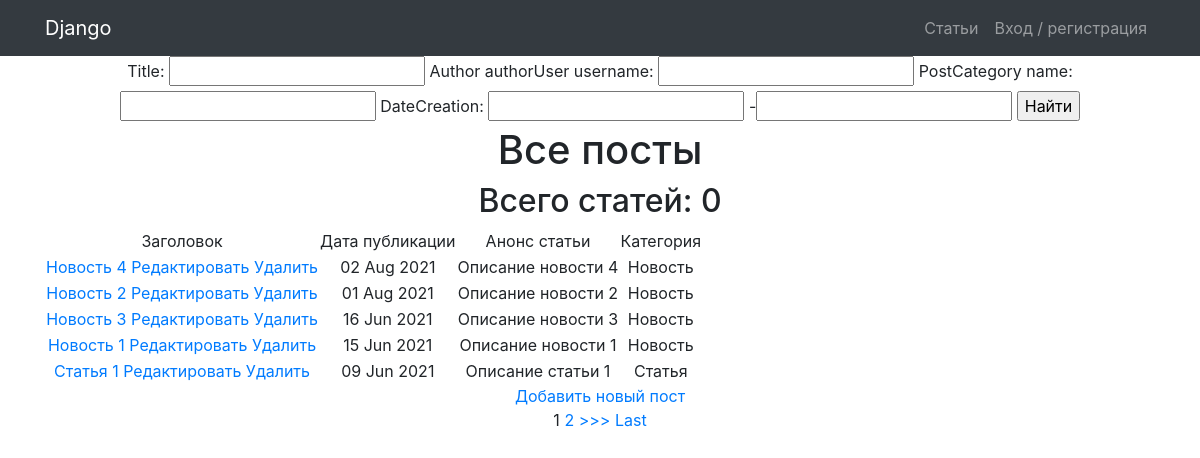
/posts/search/, run on an earlier commit of the app's database.
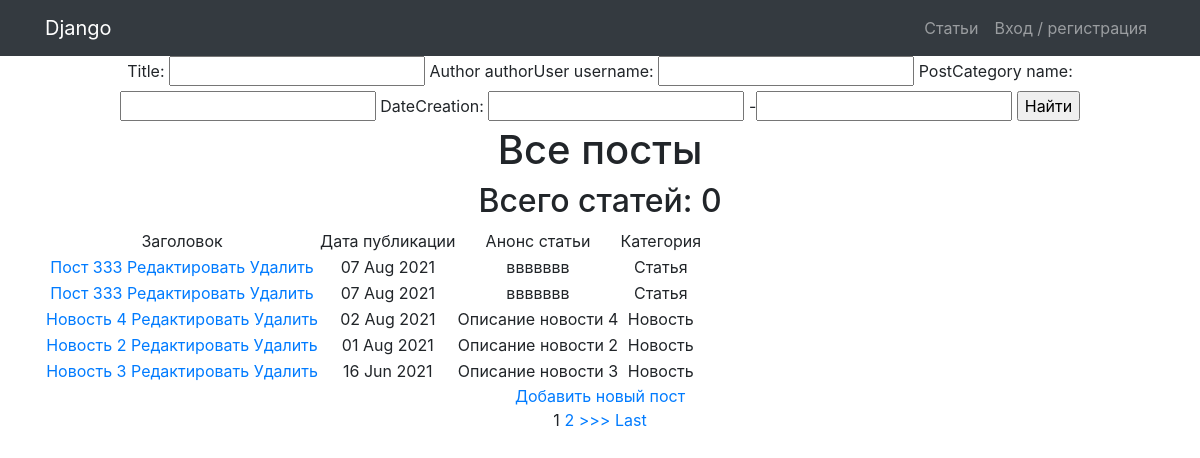
And on a later commit of the database.
### articles/models.py (models this page shows, shortened)
class Post(models.Model):
    author = models.ForeignKey(Author, on_delete=models.CASCADE)
    NEWS = 'NW'
    ARTICLE = 'AR'
    CATEGORY_CHOICES = (
        (NEWS, 'Новость'),
        (ARTICLE, 'Статья'),
    )
    caregoryType = models.CharField(max_length=2, choices=CATEGORY_CHOICES, default=ARTICLE)   # исправить опечатку
    dateCreation = models.DateField(auto_now_add=True)
    postCategory = models.ManyToManyField(Category, through='PostCategory')
    title = models.CharField(max_length=128)
    text = models.TextField()
    rating = models.SmallIntegerField(default=0)

### articles/views.py (the view)
# urls.py: path('search/', PostSearch.as_view()),
class PostSearch(ListView):
    model = Post
    template_name = 'search.html'
    context_object_name = 'posts'
    ordering = ['-dateCreation']
    paginate_by = 5
    def get_filter(self):
        return PostFilter(self.request.GET, queryset=super().get_queryset())
    def get_queryset(self):
        return self.get_filter().qs
    def get_context_data(self, *args, **kwargs):
        return {
            **super().get_context_data(*args, **kwargs),
            'filter': self.get_filter(),
        }

### articles/templatetags/custom_filters.py (called while the page is built)
@register.filter(name='censor')
def censor(value):
    value_new = []
    value_list = value.split()
    for word in value_list:
        if word in censor_list:
            word = '*цензура*'
        value_new.append(word)
    value_censor = ' '.join(value_new)
    return value_censor

### templates/search.html (shortened to what this page needs)
{% extends 'flatpages/default.html' %}
{% load custom_filters %}
{% block content %}
<form method="GET">
    {{ filter.form }}
    <input type="submit" value="Найти">
</form>
    <h1>Все посты</h1>
    <h2>Всего статей: {{ news|length }}</h2>
    {% if posts %}
        <table>
            <tr>
                <td>
                    Заголовок
                </td>
                <td>
                    Дата публикации
                </td>
                <td>
                    Анонс статьи
                </td>
                <td>
                    Категория
                </td>
            </tr>
            {% for post in posts %}
            <tr>
                <td>
                    <a href="{% url 'post_list' post.id %}">{{ post.title|censor }}</a>
                    <a href="{% url 'update' post.id %}"> Редактировать </a>
                    <a href="{% url 'delete' post.id %}">Удалить </a>
                </td>
                <td>
                    {{ post.dateCreation|date:'d M Y' }} {{ post.dateCreation|time:"H:i" }}
                </td>
                <td>
                    {{ post.text|truncatechars:20|censor }}
                </td>
                <td>
                    {{ post.get_caregoryType_display }}
                </td>
            </tr>
        {% endfor %}
        </table>
    {% else %}
        <h2>Постов нет</h2>
    {% endif %}
<a href="{% url 'create' %}">Добавить новый пост</a><br>
{% if is_paginated %}
    {% for num in page_obj.paginator.page_range %}
        {% if page_obj.number == num %}
            <a>{{ num }}</a>
        {% elif num > page_obj.number|add:'-3' and num < page_obj.number|add:'3' %}
            <a href="?page={{ num }}">{{ num }}</a>
        {% endif %}
    {% endfor %}
    {% if page_obj.has_next %}
        <a href="?page={{ page_obj.next_page_number }}">>>></a>
        <a href="?page={{ page_obj.paginator.num_pages }}">Last</a>
    {% endif %}
{% endif %}
{% endblock content %}

What changed in the data, as far as the page shows it:
no longer on this page (row unchanged): Post: title|censor "Новость 1", dateCreation "15 Jun 2021", text|censor "Описание новости 1", caregoryType "Новость"
no longer on this page (row unchanged): Post: title|censor "Статья 1", dateCreation "09 Jun 2021", text|censor "Описание статьи 1", caregoryType "Статья"
added Post: title|censor "Пост 333", dateCreation "07 Aug 2021", text|censor "ввввввв", caregoryType "Статья"
added Post: title|censor "Пост 333", dateCreation "07 Aug 2021", text|censor "ввввввв", caregoryType "Статья"
